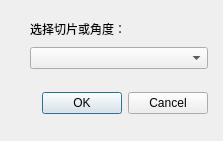
<?xml version="1.0" encoding="UTF-8"?>
<ui version="4.0">
 <class>Dialog</class>
 <widget class="QDialog" name="Dialog">
  <property name="geometry">
   <rect>
    <x>0</x>
    <y>0</y>
    <width>223</width>
    <height>141</height>
   </rect>
  </property>
  <property name="windowTitle">
   <string>Choice a section ...</string>
  </property>
  <widget class="QLabel" name="label">
   <property name="geometry">
    <rect>
     <x>30</x>
     <y>20</y>
     <width>111</width>
     <height>17</height>
    </rect>
   </property>
   <property name="text">
    <string>选择切片或角度：</string>
   </property>
  </widget>
  <widget class="QWidget" name="layoutWidget">
   <property name="geometry">
    <rect>
     <x>30</x>
     <y>30</y>
     <width>178</width>
     <height>101</height>
    </rect>
   </property>
   <layout class="QVBoxLayout" name="verticalLayout">
    <item>
     <widget class="QComboBox" name="comboBox">
      <property name="editable">
       <bool>false</bool>
      </property>
     </widget>
    </item>
    <item>
     <widget class="QDialogButtonBox" name="buttonBox">
      <property name="orientation">
       <enum>Qt::Horizontal</enum>
      </property>
      <property name="standardButtons">
       <set>QDialogButtonBox::Cancel|QDialogButtonBox::Ok</set>
      </property>
     </widget>
    </item>
   </layout>
  </widget>
 </widget>
 <resources/>
 <connections>
  <connection>
   <sender>buttonBox</sender>
   <signal>accepted()</signal>
   <receiver>Dialog</receiver>
   <slot>accept()</slot>
   <hints>
    <hint type="sourcelabel">
     <x>248</x>
     <y>254</y>
    </hint>
    <hint type="destinationlabel">
     <x>157</x>
     <y>274</y>
    </hint>
   </hints>
  </connection>
  <connection>
   <sender>buttonBox</sender>
   <signal>rejected()</signal>
   <receiver>Dialog</receiver>
   <slot>reject()</slot>
   <hints>
    <hint type="sourcelabel">
     <x>316</x>
     <y>260</y>
    </hint>
    <hint type="destinationlabel">
     <x>286</x>
     <y>274</y>
    </hint>
   </hints>
  </connection>
 </connections>
</ui>
